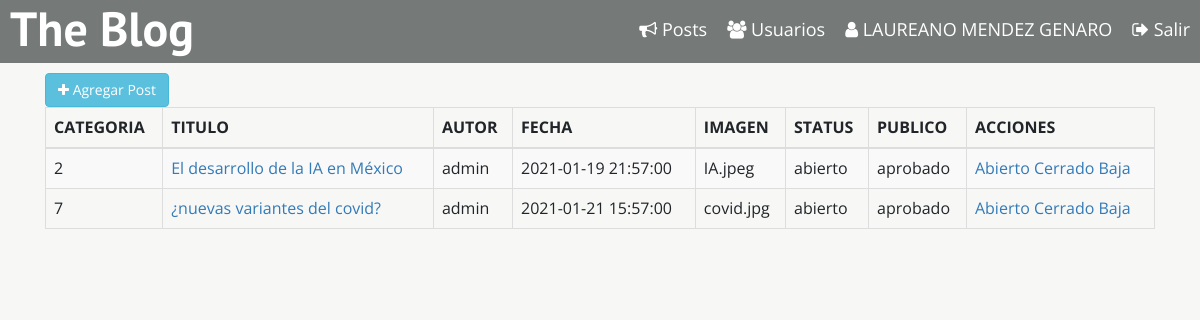
The app's page /admin-main/index.php (signed in) with its own data.
### tables this page shows
CREATE TABLE `posts` (
  `post_id` tinyint(3) NOT NULL,
  `usuario_id` int(11) NOT NULL,
  `post_categoria_id` tinyint(3) NOT NULL,
  `post_titulo` varchar(255) NOT NULL,
  `post_autor` varchar(255) NOT NULL,
  `post_fecha` datetime NOT NULL,
  `post_imagen` text,
  `post_contenido` longtext,
  `post_contador_comentarios` int(11) NOT NULL,
  `post_status` varchar(255) NOT NULL DEFAULT 'abierto',
  `post_publish` varchar(255) NOT NULL DEFAULT 'solicitado'
);

### admin-main/index.php (called while the page is built, shortened)
<?php
    require_once '../includes/header.php';
    require_once 'menu.php';
    require_once 'modelo.php';
    $tabla = getAllHtml();
    require_once 'formacontenido.php';
    require_once '../includes/footer.php';
?>

### admin-main/modelo.php (the view)
<?php
    function getAllHtml()
    {
        require_once '../bd/conexion.php';
        $sqlSelect = 'SELECT post_id,post_categoria_id,post_titulo,post_autor,post_fecha,post_imagen,post_status,post_publish FROM posts WHERE usuario_id=' . $_SESSION['usuario_id'] . ';';
        $resultSet = $conn->query($sqlSelect);
        $tabla = "";
        $tabla .="<table id='miTabla' class ='table table-bordered table-striped'>";
        $tabla .= "<thead>";
        $tabla .= "<tr>";
        $tabla .="<th> CATEGORIA</th>";
        $tabla .="<th> TITULO</th>";
        $tabla .="<th> AUTOR</th>";
        $tabla .= "<th> FECHA</th>";
        $tabla .= "<th> IMAGEN</th>";
        $tabla .= "<th> STATUS</th>";
        $tabla .= "<th> PUBLICO</th>";
        $tabla .= "<th> ACCIONES</th>";
        $tabla .= "</tr>";
        $tabla .= "</thead>";
        $tabla .= "<tbody>";
        if($resultSet->num_rows > 0){
            while($row = $resultSet->fetch_assoc()){
                $post_id = $row['post_id'];
                $post_categoria_id = $row['post_categoria_id'];
                $post_titulo = $row['post_titulo'];
                $post_autor = $row['post_autor'];
                $post_fecha = $row['post_fecha'];
                $post_imagen = $row['post_imagen'];
                $post_status = $row['post_status'];
                $post_publish = $row['post_publish'];
                $tabla .="<tr>";
                $tabla .="<td> $post_categoria_id </td>";
                $tabla .=
                "<td>
                    <a href='../post/index.php?post_id=$post_id'>
                        $post_titulo
                    </a>
                </td>";
                $tabla .="<td> $post_autor </td>";
                $tabla .="<td> $post_fecha </td>";
                $tabla .="<td> $post_imagen </td>";
                $tabla .="<td> $post_status </td>";
                $tabla .="<td> $post_publish </td>";
                $tabla .=
                "<td>
                    <a href='abierto.php?post_id=".$post_id."'>
                    Abierto
                    </a>
                    <a href='cerrado.php?post_id=".$post_id."'>
                    Cerrado
                    </a>
                    <a href='baja.php?post_id=".$post_id."'>
                    Baja
                    </a>
                </td>";
                $tabla .="</tr>";
            }
        } else{
                $tabla .= "<tr>";
                $tabla .= "<td colspan='4'>NO HAY POST PARA MOSTRAR </td>";
                $tabla .= "</tr>";
            }
        $tabla .="</tbody>";
        $tabla .="</table>";
        return $tabla;
    }
?>

### css/style.css (style rules this page uses)
:root { --blanco:#FFF; --naranja:rgb(247, 115, 8); --papel:#F7F8F6; --negro:#000; --fuenteHeading: 'PT Sans', sans-serif; --fuenteParrafos: 'Open Sans', sans-serif; --gris: #757A78; }
html { box-sizing: border-box; }
*, *:before, *:after { box-sizing: inherit; }
body { font-family: var(--fuenteParrafos); font-size: 1.6rem; line-height: 2; background-color: var(--papel); }
a { text-decoration: none; }

### records on screen
posts: post_categoria "2", post_titulo "El desarrollo de la IA en México", post_autor "admin", post_fecha "2021-01-19 21:57:00", post_imagen "IA.jpeg", post_status "abierto", post_publish "aprobado"
posts: post_categoria "7", post_titulo "¿nuevas variantes del covid?", post_autor "admin", post_fecha "2021-01-21 15:57:00", post_imagen "covid.jpg", post_status "abierto", post_publish "aprobado"

### other values on screen
$_SESSION['userName'] "LAUREANO MENDEZ GENARO"
